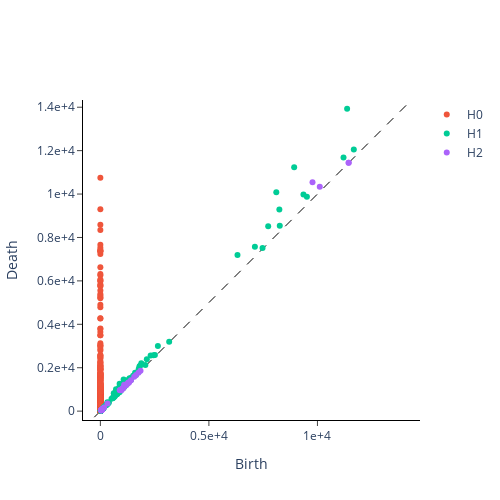
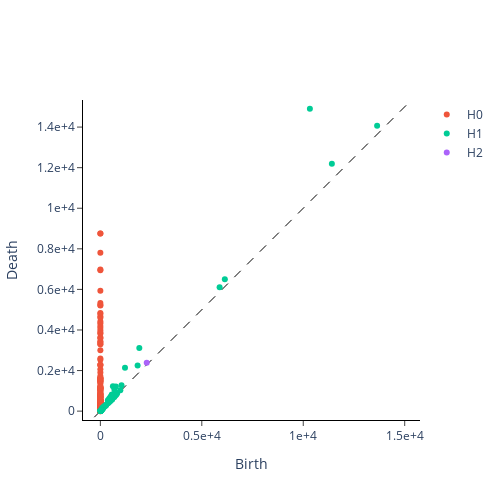

The cell these charts' notebook holds for them, in order:
### Markdown cell above
## **2.- Aplicación de diagrama de persistencia (Con Vietoris-Rips)**

### Code cell
from gtda.homology import VietorisRipsPersistence
from gtda.plotting import plot_diagram

# Primero, necesitamos reformatear el embedding para el formato que espera VietorisRipsPersistence
# El formato debe ser (n_samples, n_points, n_dimensions)
diff_MA30_embedded_reshaped = diff_MA30_embedded.reshape(1, -1, diff_MA30_embedded.shape[1])
diff_STD30_embedded_reshaped = diff_STD30_embedded.reshape(1, -1, diff_STD30_embedded.shape[1])

# Definimos las dimensiones de homología que queremos calcular
# 0 - componentes conectados, 1 - ciclos, 2 - cavidades
homology_dimensions = [0, 1, 2]

# Creamos y aplicamos el cálculo de persistencia
btc_persistence = VietorisRipsPersistence(
    homology_dimensions=homology_dimensions, 
    n_jobs=2  # Ajusta según los núcleos disponibles en tu máquina
)


print("Diagrama de Persistencia para diff_MA30")
btc_persistence.fit_transform_plot(diff_MA30_embedded_reshaped)

print("Diagrama de Persistencia para diff_STD30")
btc_persistence.fit_transform_plot(diff_STD30_embedded_reshaped)
